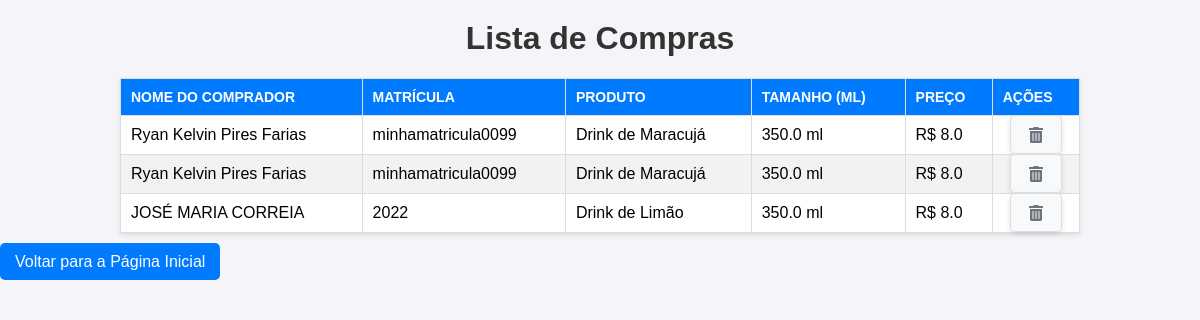
Before: /clientes with the older database file.
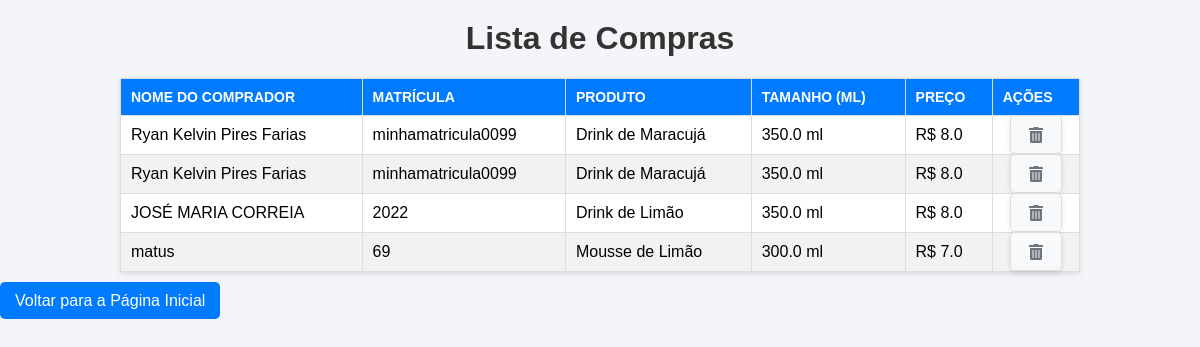
After: the same page with the newer database file.
### main.py (models this page shows)
class Compra(db.Model):
    id = db.Column(db.Integer, primary_key=True)
    nome_comprador = db.Column(db.String(100), nullable=False)
    matricula = db.Column(db.String(20), nullable=False)
    produto_id = db.Column(db.Integer, db.ForeignKey('produto.id'), nullable=False)
    produto = db.relationship('Produto', backref=db.backref('compras', lazy=True))

class Produto(db.Model):
    id = db.Column(db.Integer, primary_key=True)
    nome = db.Column(db.String(100), nullable=False)
    descricao = db.Column(db.String(200), nullable=False)
    tamanho = db.Column(db.Float, nullable=False)
    preco = db.Column(db.Float, nullable=False)
    preco_desconto = db.Column(db.Float, nullable=True)
    image = db.Column(db.String(250), nullable=False)
    categoria = db.Column(db.String(50), nullable=False)  # Adicionando a categoria

### main.py (the view)
@app.route('/clientes')
def listar_compras():
    compras = Compra.query.all()
    return render_template('clientes.html', compras=compras)

### templates/clientes.html (shortened to what this page needs)
<!DOCTYPE html>
<html lang="en">
<head>
    <link rel="stylesheet" href="/static/compra-e-tabela.css">
    <link rel="stylesheet" href="https://cdnjs.cloudflare.com/ajax/libs/font-awesome/5.15.4/css/all.min.css">
</head>
<body>
    <h1>Lista de Compras</h1>
    <table>
        <thead>
            <tr>
                <th>Nome do Comprador</th>
                <th>Matrícula</th>
                <th>Produto</th>
                <th>Tamanho (ml)</th>
                <th>Preço</th>
                <th>Ações</th>
            </tr>
        </thead>
        <tbody>
            {% for compra in compras %}
            <tr>
                <td>{{ compra.nome_comprador }}</td>
                <td>{{ compra.matricula }}</td>
                <td>{{ compra.produto.nome }}</td>
                <td>{{ compra.produto.tamanho }} ml</td>
                <td>R$ {{ compra.produto.preco_desconto }}</td>
                <td>
                    <form action="{{ url_for('excluir_compra', id=compra.id) }}" method="POST" style="display:inline;">
                        <button type="submit" class="delete-btn">
                            <i class="fas fa-trash-alt"></i>
                        </button>
                    </form>
                </td>
            </tr>
            {% endfor %}
        </tbody>
    </table>
    <div class="container">
        <a href="{{ url_for('index') }}">Voltar para a Página Inicial</a>
    </div>
</body>
</html>

### static/compra-e-tabela.css (style rules this page uses)
body { font-family: Arial, sans-serif; background-color: #f4f4f9; margin: 0; padding: 0; }
h1 { text-align: center; margin-top: 20px; color: #333; }
a { text-decoration: none; color: #fff; background-color: #007bff; padding: 10px 15px; border-radius: 5px; transition: background-color 0.3s ease; }
form { max-width: 400px; margin: 20px auto; padding: 20px; background-color: #fff; border: 1px solid #ddd; border-radius: 5px; box-shadow: 0 2px 5px rgba(0, 0, 0, 0.1); }
form button { width: 100%; background-color: #28a745; color: #fff; padding: 10px; border: none; border-radius: 5px; font-size: 16px; cursor: pointer; transition: background-color 0.3s ease; }
table { width: 80%; margin: 20px auto; border-collapse: collapse; background-color: #fff; box-shadow: 0 2px 5px rgba(0, 0, 0, 0.1); }
table th, table td { border: 1px solid #ddd; padding: 10px; text-align: left; }
table th { background-color: #007bff; color: #fff; text-transform: uppercase; font-size: 14px; }
table tr:nth-child(even) { background-color: #f2f2f2; }
table td:last-child { text-align: center; padding: 0; }
.delete-btn { background: none; border: none; color: #6c757d; cursor: pointer; padding: 5px; font-size: 16px; transition: transform 0.2s ease, color 0.3s ease, background-color 0.3s ease; border-radius: 4px; display: inline-block; vertical-align: middle; width: 30px; height: 30px; text-align: center; line-height: 1; }
.delete-btn i { transition: color 0.3s ease, transform 0.3s ease; }
form { width: 300px; margin: 20px auto; padding: 10px; background-color: #f8f9fa; border-radius: 5px; box-shadow: 0 2px 5px rgba(0, 0, 0, 0.1); }
form button { width: 100%; padding: 8px; background-color: #007bff; color: #fff; font-size: 14px; border: none; border-radius: 4px; cursor: pointer; transition: background-color 0.3s ease; }
form .delete-btn { background: none; border: none; color: #6c757d; cursor: pointer; padding: 5px; font-size: 16px; transition: transform 0.2s ease, color 0.3s ease, background-color 0.3s ease; border-radius: 4px; display: inline-block; vertical-align: middle; width: 30px; height: 30px; text-align: center; line-height: 1; }

Changed rows visible on the page:
added Compra: nome_comprador "matus", matricula "69", produto.nome "Mousse de Limão", produto.tamanho "300.0", produto.preco_desconto "7.0"
